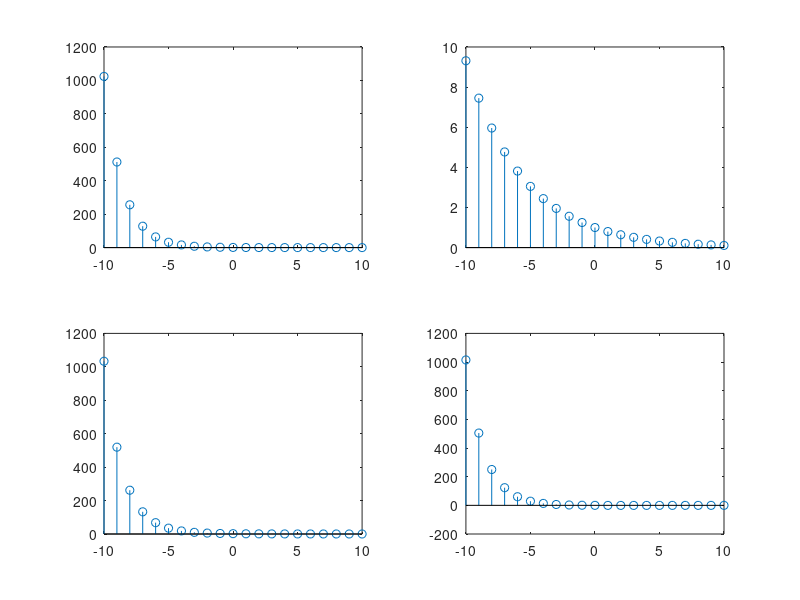

MATLAB code for this plot:
clf;
clear;
n=-10:10
x1=0.5.^n;
x2=0.8.^n;
x=x1+x2
y=x1-x2;
subplot(221)
stem(n,x1)
subplot(222)
stem(n,x2)
subplot(223)
stem(n,x)
subplot(224)
stem(n,y)
